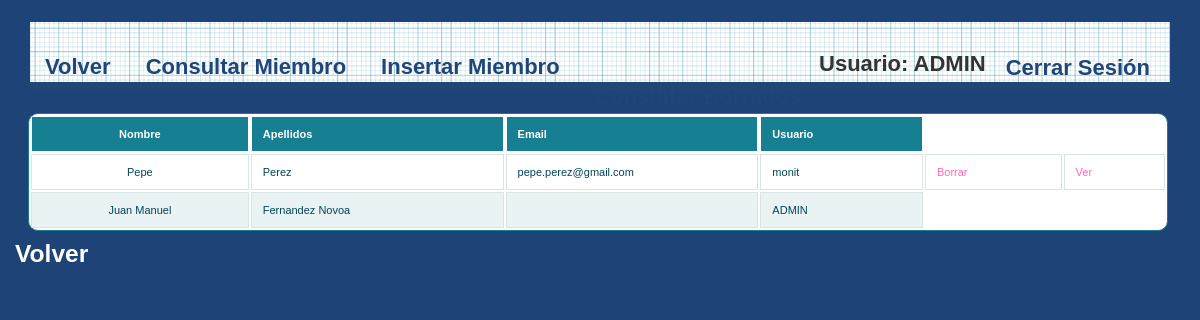
Page /et3_iu/Controllers/PROYECTO_Controller.php?ID_PROYECTO=1&accion=Miembros (signed in) on the earlier database version.
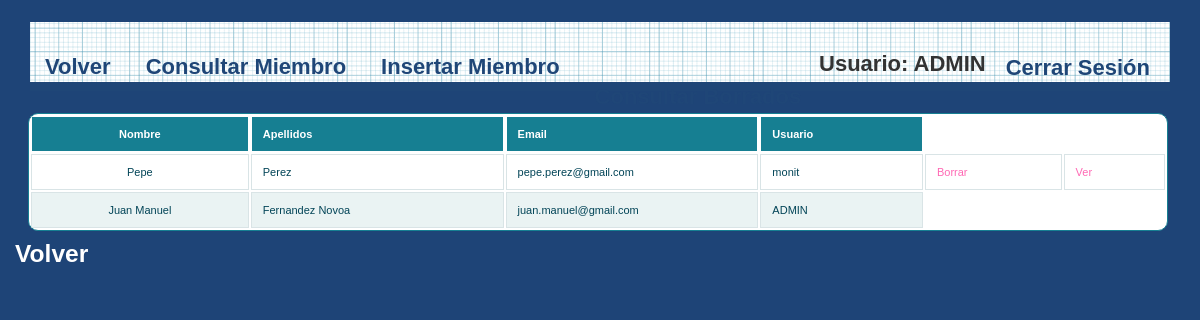
Same page on the later database version.
### tables this page shows
CREATE TABLE IF NOT EXISTS `EMPLEADOS` (
  `EMP_USER` varchar(25) NOT NULL,
  `EMP_PASSWORD` varchar(128) NOT NULL,
  `EMP_NOMBRE` varchar(25) DEFAULT NULL,
  `EMP_APELLIDO` varchar(50) DEFAULT NULL,
  `EMP_EMAIL` varchar(50) DEFAULT NULL,
  `EMP_TIPO` int(10) DEFAULT NULL,
  `EMP_ESTADO` varchar(25) DEFAULT NULL
);

### et3_iu/Controllers/PROYECTO_Controller.php (called while the page is built, shortened)
<?php
include '../Locates/Strings_Castellano.php';
require_once("../Mappers/PROYECTO_Mapper.php");
$proyectoMapper=new ProyectoMapper();
switch ($_REQUEST['accion']) {
    case  $strings['Gestionar Miembros']:
            $miembros = $proyectoMapper->listarMiembrosProyecto($_REQUEST['ID_PROYECTO']);
            if (!tienePermisos('ProyectoMiembro_Default')) {
                new Mensaje('No tienes los permisos necesarios', 'PROYECTO_Controller.php');
            } else {
                new ProyectoMiembro_Default($miembros,$_REQUEST['ID_PROYECTO'], 'PROYECTO_Controller.php');
            }
        break;
}
?>

### et3_iu/Models/MIEMBRO_Model.php (called while the page is built, shortened)
<?php
class Miembro{
    private $NOMBRE;
    private $APELLIDOS;
    private $USUARIO;
    private $CORREO;
    public function __construct( $NOMBRE=NULL, $APELLIDOS=NULL, $USUARIO=NULL, $CONTRASEÑA=NULL, $CORREO=NULL){
        $this->NOMBRE = $NOMBRE;
        $this->APELLIDOS = $APELLIDOS;
        $this->USUARIO = $USUARIO;
        $this->CORREO = $CORREO;
    }
    public function getNombre(){
        return $this->NOMBRE;
    }
    public function getApellidos(){
        return $this->APELLIDOS;
    }
    public function getUsuario(){
        return $this->USUARIO;
    }
    public function getCorreo(){
        return $this->CORREO;
    }
}
?>

### et3_iu/Mappers/PROYECTO_Mapper.php (called while the page is built, shortened)
<?php
require_once(__DIR__ . "/../Models/MIEMBRO_Model.php");
class ProyectoMapper {
  private $mysqli;
  public function conectarBD(){
      $this->mysqli = new mysqli("localhost","iu2016","iu2016","IU2016");
  }
    public function listarMiembrosProyecto($id_proyecto)
    {
        $sql = "SELECT EMP_USER FROM PROYECTO_MIEMBRO where ID_PROYECTO = ". $id_proyecto . ";";
        if (!($resultado = $this->mysqli->query($sql))) {
            return false;
        } else {
            $miembros_proyecto = array();
            while($miembros = $resultado->fetch_array(MYSQLI_ASSOC)){
                $infoMiembro = $this->buscarMiembroPorUsuario($miembros['EMP_USER']);
                array_push($miembros_proyecto, $infoMiembro);
            }
            return $miembros_proyecto;
        }
    }
        public function buscarMiembroPorUsuario($user) {
        $sql = "SELECT * FROM EMPLEADOS where EMP_USER LIKE '%$user%'";
        $resultado = $this -> mysqli -> query($sql);
        $obj = $resultado->fetch_object();
        $miembro = new Miembro( $obj -> EMP_NOMBRE, $obj -> EMP_APELLIDO,$obj -> EMP_USER, $obj -> EMP_PASSWORD, $obj -> EMP_EMAIL);
        return $miembro;
    }
}

### et3_iu/Views/PROYECTO_MIEMBRO_SHOW_ALL_Vista.php (the view, shortened to what the changed rows need)
<?php
class ProyectoMiembro_Default{
    private $datos1;
    function __construct($array1,$proyectoId, $volver){
        $this->datos1 = $array1;
        $this->render();
    }
    function render(){
        ?>
        <p>
            <h2>
                <div>
                    <head><link rel="stylesheet" href="../Styles/styles.css" type="text/css" media="screen" />
                    </head>
                    <div id="wrapper">
                        <nav>
                        </nav>
                        <table id="btable" border = 1>
                            <tr>
                                <th>  <?=$strings['NOMBRE'] ?> </th>
                                <th>  <?=$strings['APELLIDOS'] ?> </th>
                                <th>  <?=$strings['EMAIL'] ?> </th>
                                <th>  <?=$strings['USUARIO'] ?> </th>
                            </tr>
                            <?php
                            foreach($this->datos1 as $miembro){
                                echo "<tr><td> " . $miembro->getNombre() ."</td>";
                                echo "<td>" . $miembro->getApellidos() ."</td>";
                                echo "<td> " . $miembro->getCorreo() ."</td>";
                                echo "<td> " . $miembro->getUsuario() ."</td>";
                                if(strcmp($miembro->getUsuario(), $_SESSION['login']) != 0){?>
                                <td>
                                    <a href='PROYECTO_Controller.php?ID_PROYECTO=<?php echo $_REQUEST['ID_PROYECTO'] . '&ID_MIEMBRO=' . $miembro->getUsuario(). '&accion='.$strings['Eliminar Miembros']; ?>'><?php echo $strings['Borrar'] ?></a>
                                </td>
                                <td>
                                    <a href='PROYECTO_Controller.php?ID_MIEMBRO=<?php echo $miembro->getUsuario() . '&accion='.$strings['Ver Miembro']; ?>'><?php echo $strings['Ver'] ?></a>
                                </td>
                                </tr>
                            <?php         }               }
                            ?>
                        </table>
                    </div>
                    <h3>
        <p>
            </h3>
        </p>
        <?php
    }
}

Differences in the rows shown:
changed empleados "Juan Manuel": EMP_EMAIL (not shown) → "juan.manuel@gmail.com"
